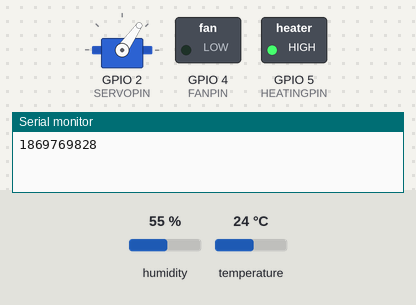
Bench run of a sketch on a simulated ESP8266 (NodeMCU). Shown: servo, switched loads named in the sketch (green lamp = pin HIGH), the last lines printed to the serial monitor. The test bench sets the inputs (shaded band); at power-on: humidity 55 %, temperature 24 °C. WiFi joins after 1.5 s; servers stay silent unless stated.

Above: at 0.1 s.
At 1.6 s:
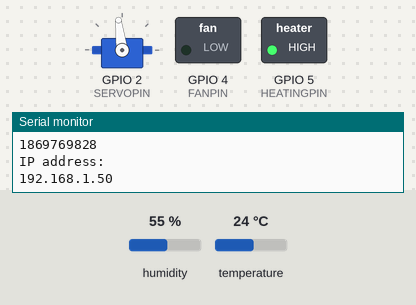
At 2.2 s:
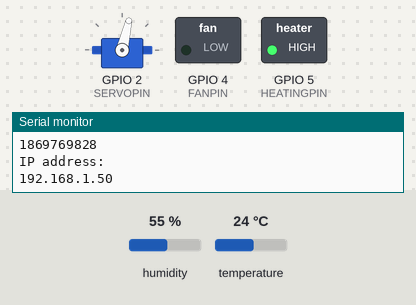
At 4.3 s:
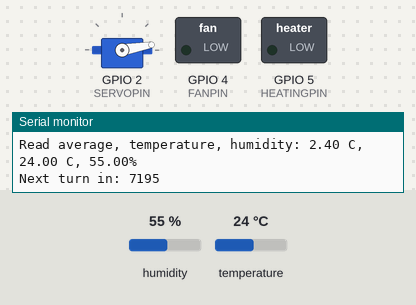
Timing chart, 0 to 5.8 s (numbered marks = the images above):
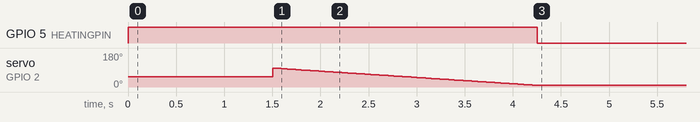

The sketch:

index.ino
```cpp
// Base ESP8266
#include <ESP8266WiFi.h>
#include <Servo.h>
#include <DHT.h>


#define DHTPIN 0          // D3
#define DHTTYPE DHT11     // DHT 11

#define SERVOPIN 2          // D4
#define HEATINGPIN 5          // D5
#define FANPIN 4          // D6

// Temperature control
float Setpoint, Input;
const int numReadings = 10;
float readings[numReadings];      // the readings from the analog input
int readIndex = 0;              // the index of the current reading
float total = 0;                  // the running total
float average = 0;                // the average

unsigned long previousMillis = 0;        // will store last time LED was updated
const long interval = 1000*60*60*2;           // interval at which to blink (milliseconds)
int left = LOW;


WiFiClient WIFI_CLIENT;

Servo myservo; //initialize a servo object
int angle = 0;

DHT dht(DHTPIN, DHTTYPE);

// This function runs once on startup
void setup() {
  pinMode(HEATINGPIN, OUTPUT);
  pinMode(FANPIN, OUTPUT);
  Setpoint = 37.1;

  for (int thisReading = 0; thisReading < numReadings; thisReading++) {
    readings[thisReading] = 0;
  }

  // Initialize the serial port
  Serial.begin(115200);
  Serial.println('Hello world');

  digitalWrite (HEATINGPIN, HIGH);
  digitalWrite (FANPIN, LOW);

  myservo.attach(SERVOPIN);
  myservo.write(55);

  // Attempt to connect to a specific access point
  WiFi.begin("ssid", "password");

  dht.begin();

  // Keep checking the connection status until it is connected
  while (WiFi.status() != WL_CONNECTED) {
      delay(500);
  }

  // Print the IP address of your module
  Serial.println("IP address: ");
  Serial.println(WiFi.localIP());

  rotate();
}

float readDht() {
  float h = dht.readHumidity();
  float t = dht.readTemperature(); // or dht.readTemperature(true) for Fahrenheit

  // subtract the last reading:
  total = total - readings[readIndex];
  // read from the sensor:
  readings[readIndex] = t;
  // add the reading to the total:
  total = total + readings[readIndex];
  // advance to the next position in the array:
  readIndex = readIndex + 1;

  // if we're at the end of the array...
  if (readIndex >= numReadings) {
    // ...wrap around to the beginning:
    readIndex = 0;
  }

  // calculate the average:
  average = total / numReadings;

  Serial.print("Read average, temperature, humidity: ");
  Serial.print(average);
  Serial.print(" C, ");
  Serial.print(t);
  Serial.print(" C, ");
  Serial.print(h);
  Serial.println("%");
  return average;
}

void rotate() {

      if(left) {
        // set the LED with the ledState of the variable:
        for(angle = 10; angle < 100; angle += 1)
        {
          myservo.write(angle);
          delay(30);
        }
      } else {

        // move from 180 to 0 degrees with a negative angle of 5
        for(angle = 100; angle>=10; angle-=1)
        {
          myservo.write(angle);
          delay(30);
        }
      }
}

void loop() {
    //Serial.println("IP address: ");
    //Serial.println(WiFi.localIP());
    Input = readDht();

    if (Setpoint <= Input) {
      digitalWrite(HEATINGPIN, HIGH);
    }
    else {
      digitalWrite(HEATINGPIN, LOW);
    }

    unsigned long currentMillis = millis();

    if (currentMillis - previousMillis >= interval) {
      // save the last time you blinked the LED
      previousMillis = currentMillis;

      // if the LED is off turn it on and vice-versa:
      if (left == LOW) {
        left = HIGH;
      } else {
        left = LOW;
      }

      rotate();
    }

    Serial.print("Next turn in: ");
    Serial.println((interval - currentMillis + previousMillis) / 1000);

    delay(2000);
}
```

Measured:
- by itself, GPIO 5 (HEATINGPIN): HIGH → LOW at 4.3 s
